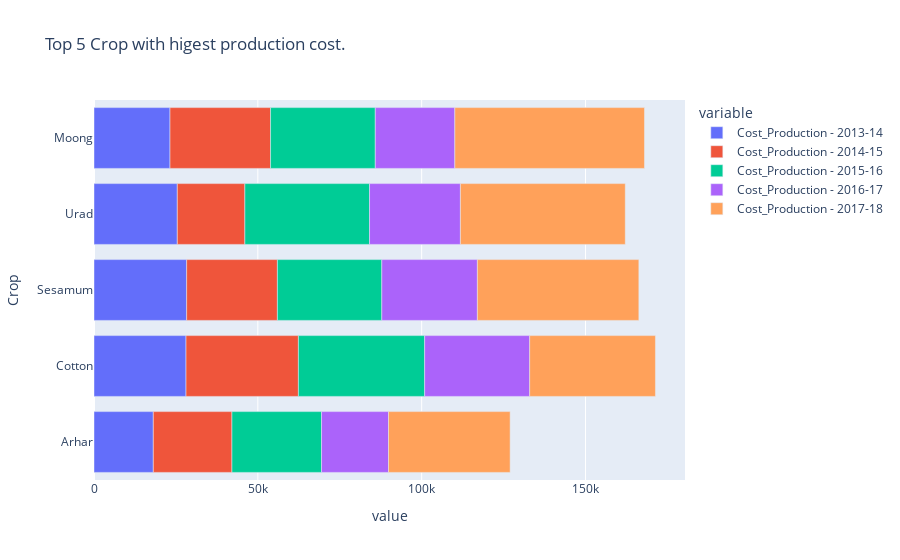

Notebook cell for this chart:
### Code cell
px.bar(tp[::-1],CP, 'Crop', orientation= 'h',title='Top 5 Crop with higest production cost.')

### Figure 1 — Plotly figure (JSON) as saved in the notebook; plotly's stock layout.template omitted (floating-point values rounded to 4 significant figures)
{"data": [{"alignmentgroup": "True", "hovertemplate": "variable=Cost_Production - 2013-14<br>value=%{x}<br>Crop=%{y}<extra></extra>", "legendgroup": "Cost_Production - 2013-14", "marker": {"color": "#636efa", "pattern": {"shape": ""}}, "name": "Cost_Production - 2013-14", "offsetgroup": "Cost_Production - 2013-14", "orientation": "h", "showlegend": true, "textposition": "auto", "type": "bar", "x": [18100.0, 28080.0, 28280.0, 25430.0, 23200.0], "xaxis": "x", "y": ["Arhar", "Cotton", "Sesamum", "Urad", "Moong"], "yaxis": "y"}, {"alignmentgroup": "True", "hovertemplate": "variable=Cost_Production - 2014-15<br>value=%{x}<br>Crop=%{y}<extra></extra>", "legendgroup": "Cost_Production - 2014-15", "marker": {"color": "#EF553B", "pattern": {"shape": ""}}, "name": "Cost_Production - 2014-15", "offsetgroup": "Cost_Production - 2014-15", "orientation": "h", "showlegend": true, "textposition": "auto", "type": "bar", "x": [24000.0, 34300.0, 27690.0, 20610.0, 30680.0], "xaxis": "x", "y": ["Arhar", "Cotton", "Sesamum", "Urad", "Moong"], "yaxis": "y"}, {"alignmentgroup": "True", "hovertemplate": "variable=Cost_Production - 2015-16<br>value=%{x}<br>Crop=%{y}<extra></extra>", "legendgroup": "Cost_Production - 2015-16", "marker": {"color": "#00cc96", "pattern": {"shape": ""}}, "name": "Cost_Production - 2015-16", "offsetgroup": "Cost_Production - 2015-16", "orientation": "h", "showlegend": true, "textposition": "auto", "type": "bar", "x": [27350.0, 38530.0, 31860.0, 38050.0, 31970.0], "xaxis": "x", "y": ["Arhar", "Cotton", "Sesamum", "Urad", "Moong"], "yaxis": "y"}, {"alignmentgroup": "True", "hovertemplate": "variable=Cost_Production - 2016-17<br>value=%{x}<br>Crop=%{y}<extra></extra>", "legendgroup": "Cost_Production - 2016-17", "marker": {"color": "#ab63fa", "pattern": {"shape": ""}}, "name": "Cost_Production - 2016-17", "offsetgroup": "Cost_Production - 2016-17", "orientation": "h", "showlegend": true, "textposition": "auto", "type": "bar", "x": [20420.0, 32050.0, 29170.0, 27730.0, 24280.0], "xaxis": "x", "y": ["Arhar", "Cotton", "Sesamum", "Urad", "Moong"], "yaxis": "y"}, {"alignmentgroup": "True", "hovertemplate": "variable=Cost_Production - 2017-18<br>value=%{x}<br>Crop=%{y}<extra></extra>", "legendgroup": "Cost_Production - 2017-18", "marker": {"color": "#FFA15A", "pattern": {"shape": ""}}, "name": "Cost_Production - 2017-18", "offsetgroup": "Cost_Production - 2017-18", "orientation": "h", "showlegend": true, "textposition": "auto", "type": "bar", "x": [37130.0, 38380.0, 49280.0, 50310.0, 57880.0], "xaxis": "x", "y": ["Arhar", "Cotton", "Sesamum", "Urad", "Moong"], "yaxis": "y"}], "layout": {"barmode": "relative", "legend": {"title": {"text": "variable"}, "tracegroupgap": 0}, "title": {"text": "Top 5 Crop with higest production cost."}, "xaxis": {"anchor": "y", "domain": [0, 1], "title": {"text": "value"}}, "yaxis": {"anchor": "x", "domain": [0, 1], "title": {"text": "Crop"}}}}
